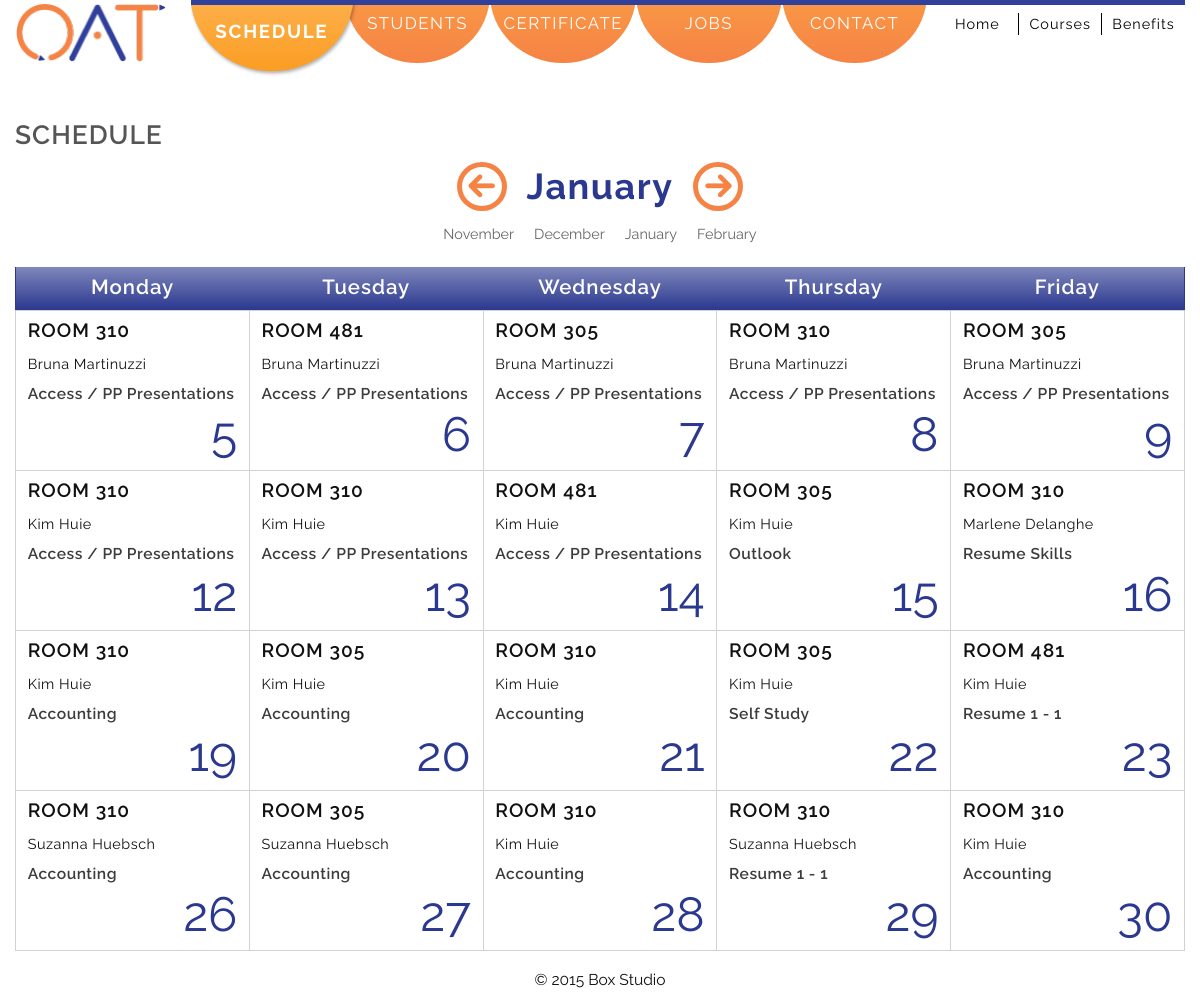
Screenshot of /schedule.php?currentdate=2015-1 with the database file from the repository.
### tables this page shows
CREATE TABLE IF NOT EXISTS `schedule` (
  `primary_key` int(3) DEFAULT NULL,
  `year` int(4) DEFAULT NULL,
  `month` int(2) DEFAULT NULL,
  `date` int(2) DEFAULT NULL,
  `fulldate` varchar(10) DEFAULT NULL,
  `duration` varchar(1) DEFAULT NULL,
  `course` varchar(53) DEFAULT NULL,
  `instructor` varchar(34) DEFAULT NULL,
  `room` varchar(3) DEFAULT NULL
);

### schedule.php (the view, shortened to what this page needs)
<?php
require_once('./templates/header.php');
require_once('./templates/subpage_nav.php');
$scheduleTable = "schedule";
 ?>
<?php
$mysqli = new mysqli(DB_HOST, DB_USER, DB_PASS, DB_NAME);
$currentdate = $_GET['currentdate'];
$query         = "SELECT fulldate FROM $scheduleTable";
$result        = $mysqli->query( $query );
$row           = mysqli_fetch_array($result);
$dateStarts    = $row['fulldate'];
$query         = "SELECT * FROM $scheduleTable WHERE fulldate = '".$dateStarts."' ";
$result        = $mysqli->query( $query );
$row           = mysqli_fetch_array($result);
$firstMonth    = new DateTime($row['fulldate']);
$monthNavLink  = $firstMonth->format('Y-n');
	$currentMonth        = new DateTime($currentdate);
	$currentmonth        = $currentMonth->format('n');
	$currentMonthDisplay = $currentMonth->format('F');
	$addOneMonth      = new DateTime($currentdate);
	$addOneMonth->modify('+1 month');
	$nextMonth        = $addOneMonth->format('Y-n');
	$subtractOneMonth = new DateTime($currentdate);
	$subtractOneMonth->modify('-1 month');
	$prevMonth        = $subtractOneMonth->format('Y-n');
	$query  = "SELECT * FROM $scheduleTable WHERE month = '".$currentmonth."' ";
	$result = $mysqli->query( $query );
?>
<main>
	<h1>Schedule</h1>
<?php
	$numberOfRecordsInResult = $result->num_rows;
	if($numberOfRecordsInResult == '0' ){
		$currentdate = date('Y-n');
		header('Location:schedule.php?currentdate='.$monthNavLink.'');
	}else{
		echo "<div class='month-control'>";
		echo "<h2>";
		echo "<a href='schedule.php?currentdate=".$prevMonth."'><span class='icon-circle-left'></span></a>";
		echo "<span class='month'>".$currentMonthDisplay."</span>";
		echo "<a href='schedule.php?currentdate=".$nextMonth."'><span class='icon-circle-right'></span></a>";
		echo "</h2>";
	}
		$query         = "SELECT fulldate FROM $scheduleTable";
		$result        = $mysqli->query( $query );
		$row           = mysqli_fetch_array($result);
		$dateStarts    = $row['fulldate'];
		$query         = "SELECT * FROM $scheduleTable WHERE fulldate = '".$dateStarts."' ";
		$result        = $mysqli->query( $query );
		$row           = mysqli_fetch_array($result);
		$firstMonth    = new DateTime($row['fulldate']);
		$ouputMonthNav = $firstMonth->format('F');
		$monthNavLink  = $firstMonth->format('Y-n');
		echo "<a href='schedule.php?currentdate=".$monthNavLink."'>".$ouputMonthNav."</a>";
		$secondMonth   = new DateTime($dateStarts);
		$secondMonth->modify('+1 month');
		$secondMonth   = $secondMonth->format('n/j/Y');
		$query         = "SELECT * FROM $scheduleTable WHERE fulldate = '".$secondMonth."' ";
		$result        = $mysqli->query( $query );
		$row           = mysqli_fetch_array($result);
		$monthNav      = new DateTime($row['fulldate']);
		$ouputMonthNav = $monthNav->format('F');
		$monthNavLink  = $monthNav->format('Y-n');
		echo "<a href='schedule.php?currentdate=".$monthNavLink."'>".$ouputMonthNav."</a>";
		$thirdMonth    = new DateTime($secondMonth);
		$thirdMonth->modify('+1 month');
		$thirdMonth    = $thirdMonth->format('n/j/Y');
		$query         = "SELECT * FROM $scheduleTable WHERE fulldate = '".$thirdMonth."' ";
		$result        = $mysqli->query( $query );
		$row           = mysqli_fetch_array($result);
		$monthNav      = new DateTime($row['fulldate']);
		$ouputMonthNav = $monthNav->format('F');
		$monthNavLink  = $monthNav->format('Y-n');
		echo "<a href='schedule.php?currentdate=".$monthNavLink."'>".$ouputMonthNav."</a>";
		$fourthMonth   = new DateTime($thirdMonth);
		$fourthMonth->modify('+1 month');
		$fourthMonth   = $fourthMonth->format('n/j/Y');
		$query         = "SELECT * FROM $scheduleTable WHERE fulldate = '".$fourthMonth."' ";
		$result        = $mysqli->query( $query );
		$row           = mysqli_fetch_array($result);
		$monthNav      = new DateTime($row['fulldate']);
		$ouputMonthNav = $monthNav->format('F');
		$monthNavLink  = $monthNav->format('Y-n');
		echo "<a href='schedule.php?currentdate=".$monthNavLink."'>".$ouputMonthNav."</a>";
		echo "</div>";
function draw_calendar($month,$year){
		$scheduleTable = "schedule";
		$mysqli = new mysqli(DB_HOST, DB_USER, DB_PASS, DB_NAME);
		$currentdate = $_GET['currentdate'];
		$currentMonth        = new DateTime($currentdate);
		$currentmonth        = $currentMonth->format('n');
		$query   = "SELECT * FROM $scheduleTable WHERE month = '".$currentmonth."' ";
		$result  = $mysqli->query( $query );
		$calendar = '<table class="desktop-schedule">';
		$headings = array('Sunday','Monday','Tuesday','Wednesday','Thursday','Friday','Saturday');
		$calendar.= '<thead class="t-header"><th>'.implode('</th><th>',$headings).'</th></thead>';
		$running_day = date('w',mktime(0,0,0,$month,1,$year));
		$days_in_month = date('t',mktime(0,0,0,$month,1,$year));
		$days_in_this_week = 1;
		$day_counter = 0;
		$calendar.= '<tr>';
		for($x = 0; $x < $running_day; $x++):
				$calendar.= '<td class="calendar-day-np"><span class="date"></span><span class="room"></span><span class="instructor"></span><span class="course"></span></td>';
				$days_in_this_week++;
		endfor;
		for($list_day = 1; $list_day <= $days_in_month; $list_day++):
			$currentYear  = date('Y');
			$currentMonth = date('n');
			$currentDate  = date('j');
			$row          = mysqli_fetch_array($result);
			if( $row['year'] == $currentYear && $row['month'] == $currentMonth && $row['date'] == $currentDate ){
						$bgc = 'class = "today"';
			}else{
						$bgc = "";
			}
				$calendar.= "<td ".$bgc.">";
				$calendar.= '<span class="date">'.$list_day."</span>
				 <span class='room'>Room ".$row['room']."</span>
				 <span class='instructor'>".$row['instructor']."</span>
				 <span class='course'>".$row['course']."</span></td>";
				$calendar.= '</td>';
				if($running_day == 6):
				$calendar.= '</tr>';
					if(($day_counter+1) != $days_in_month):
					$calendar.= '<tr>';
					endif;
				$running_day = -1;
				$days_in_this_week = 0;
				endif;
				$days_in_this_week++; $running_day++; $day_counter++;
		endfor;
		if($days_in_this_week < 8):
				for($x = 1; $x <= (8 - $days_in_this_week); $x++):
				$calendar.= '<td class="calendar-day-np"><span class="date"></span><span class="room"></span><span class="instructor"></span><span class="course"></span></td>';
				endfor;
		endif;
		$calendar.= '</tr>';
		$calendar.= '</table>';
		return $calendar;
}
$currentdate = $_GET['currentdate'];
$currentdate = new DateTime($currentdate);
$month = $currentdate->format('n');
$year = $currentdate->format('Y');
echo draw_calendar($month,$year);
?>
</main>
 <?php
 include_once('./templates/footer.php');
 ?>

### styles/typography.css (style rules this page uses)
html { font-size: 62.5%; }
body { color: #111; background-color: white; font-family: 'Raleway', Arial, sans-serif; font-size: 1.6rem; font-weight: 400; line-height: 1.5; }
h1 { letter-spacing: 1px; text-transform: uppercase; color: #555; font-size: 2.2rem; font-weight: 600; }
h2 { color: #2a388f; font-size: 1.8rem; font-weight: 700; }
a { text-decoration: none; color: #333; font-family: 'Raleway', Arial, sans-serif; }
h2 { margin-top: 20px; margin-bottom: 5px; padding-bottom: 5px; letter-spacing: 1px; border-bottom: 2px solid #f58245; }
[class^="icon-"], [class*=" icon-"] { font-family: 'icomoon'; speak: none; font-style: normal; font-weight: normal; font-variant: normal; text-transform: none; line-height: 1; color:#F58345; padding-right: 5px; font-size: 1.7rem; -webkit-font-smoothing: antialiased; -moz-osx-font-smoothing: grayscale; }
.icon-circle-right:before { content: "\ea3c"; }
.icon-circle-left:before { content: "\ea40"; }
.icon-circle-left { padding-right: 20px; }
.icon-circle-right { padding-left: 20px; padding-right: 0; }
.icon-circle-right:before, .icon-circle-left:before { font-size: 2.4rem; border-radius: 50%; border: 5px solid #F58345; padding: 5px; font-weight: bold; }

### styles/mobile.css (style rules this page uses)
html { overflow-x: hidden; box-sizing: border-box; }
*, *:before, *:after { box-sizing: inherit; }
body { position: relative; background: white; webkit-overflow-scrolling: touch; }
.desktop-schedule { display: none; }
.month-control { margin-bottom: 15px; text-align: center; }
.month-control h2 { padding-bottom: 0; text-align: center; border-bottom: none; font-size: 3rem; }
.month-control > a { margin-right: 20px; color: #666; font-size: 1.2rem; }
.month-control > a:last-child { margin-right: 0; }
.t-header { background-color: #7f87bb; background-image: -webkit-gradient(linear, left top, left bottom, from(#7f87bb), to(#2a388f)); background-image: -webkit-linear-gradient(top, #7f87bb, #2a388f); background-image: -moz-linear-gradient(top, #7f87bb, #2a388f); background-image: -ms-linear-gradient(top, #7f87bb, #2a388f); background-image: -o-linear-gradient(top, #7f87bb, #2a388f); background-image: linear-gradient(to bottom, #7f87bb, #2a388f);filter:progid:DXImageTransform.Microsoft.gradient(GradientType=0,startColorstr=#a7cfdf, endColorstr=#23538a); }
.t-header th { color: white; font-weight: 600; }
.course { color: #3c3c3c; }

### rows the page displays
schedule: fulldate "November"
schedule: fulldate "December"
schedule: fulldate "January"
schedule: fulldate "February"
schedule: room "310", instructor "Bruna Martinuzzi", course "Access / PP Presentations"
schedule: room "481", instructor "Bruna Martinuzzi", course "Access / PP Presentations"
schedule: room "305", instructor "Bruna Martinuzzi", course "Access / PP Presentations"
schedule: room "310", instructor "Bruna Martinuzzi", course "Access / PP Presentations"
schedule: room "305", instructor "Bruna Martinuzzi", course "Access / PP Presentations"
schedule: room "310", instructor "Kim Huie", course "Access / PP Presentations"
schedule: room "310", instructor "Kim Huie", course "Access / PP Presentations"
schedule: room "481", instructor "Kim Huie", course "Access / PP Presentations"
schedule: room "305", instructor "Kim Huie", course "Outlook"
schedule: room "310", instructor "Marlene Delanghe", course "Resume Skills"
schedule: room "310", instructor "Kim Huie", course "Accounting"
schedule: room "305", instructor "Kim Huie", course "Accounting"
schedule: room "310", instructor "Kim Huie", course "Accounting"
schedule: room "305", instructor "Kim Huie", course "Self Study"
schedule: room "481", instructor "Kim Huie", course "Resume 1 - 1"
schedule: room "310", instructor "Suzanna Huebsch", course "Accounting"
schedule: room "305", instructor "Suzanna Huebsch", course "Accounting"
schedule: room "310", instructor "Kim Huie", course "Accounting"
schedule: room "310", instructor "Suzanna Huebsch", course "Resume 1 - 1"
schedule: room "310", instructor "Kim Huie", course "Accounting"

### other values shown
$currentMonthDisplay "January"
implode('</th><th>',$headings) "Monday Tuesday Wednesday Thursday Friday"
